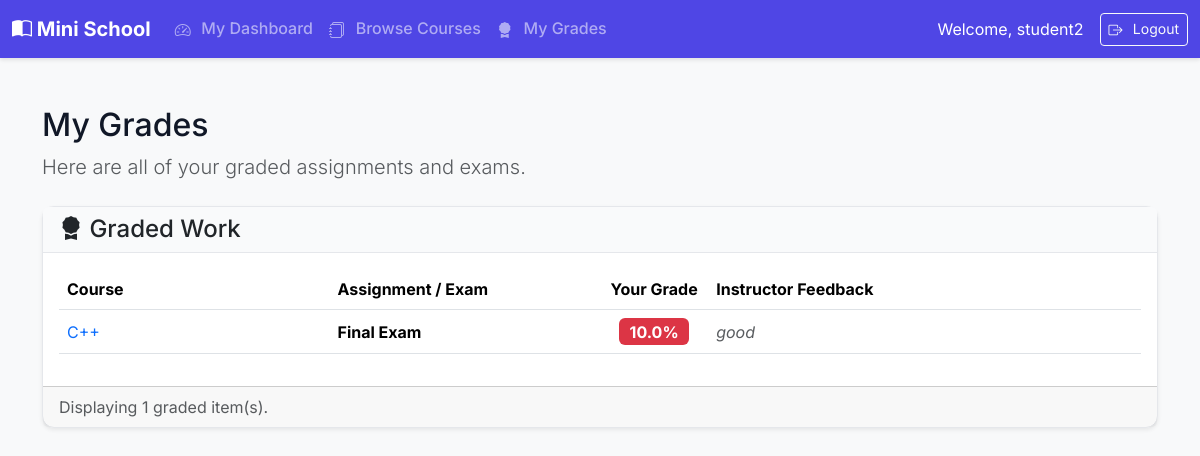
Page /student/my_grades/ (signed in) on the committed database.
### core/models.py (models this page shows, shortened)
class User(AbstractUser):
    class Role(models.TextChoices):
        EMPLOYEE = "EMPLOYEE", "Employee"
        INSTRUCTOR = "INSTRUCTOR", "Instructor"
        STUDENT = "STUDENT", "Student"
    role = models.CharField(max_length=50, choices=Role.choices)
    student_id = models.CharField(
        max_length=20,
        unique=True,
        blank=True,
        null=True,
        help_text="Required only for students."
    )
    date_of_birth = models.DateField(
        blank=True,
        null=True
    )

class Submission(models.Model):
    assignment = models.ForeignKey(Assignment, on_delete=models.CASCADE, related_name='submissions')
    student = models.ForeignKey(User, on_delete=models.CASCADE, limit_choices_to={'role': User.Role.STUDENT})
    submitted_file = models.FileField(upload_to='submissions/')
    submitted_at = models.DateTimeField(auto_now_add=True)
    grade = models.FloatField(null=True, blank=True, help_text="Grade in percentage, e.g., 85.5")
    feedback = models.TextField(blank=True, null=True)

class Assignment(models.Model):
    course = models.ForeignKey(Course, on_delete=models.CASCADE, related_name='assignments')
    title = models.CharField(max_length=200)
    description = models.TextField()
    due_date = models.DateTimeField()

class Course(models.Model):
    title = models.CharField(max_length=200)
    description = models.TextField()
    category = models.ForeignKey(Category, on_delete=models.PROTECT, related_name='courses')
    instructor = models.ForeignKey(
        User,
        on_delete=models.SET_NULL,
        null=True,
        blank=True,
        limit_choices_to={'role': User.Role.INSTRUCTOR}
    )
    created_at = models.DateTimeField(auto_now_add=True)

### core/views.py (the view)
# urls.py: path('student/my_grades/', views.student_my_grades, name='student_my_grades'),
@student_required
def student_my_grades(request):
    submissions = Submission.objects.filter(student=request.user, grade__isnull=False).select_related('assignment', 'assignment__course').order_by('-submitted_at')
    context = {'submissions': submissions}
    return render(request, 'student/my_grades.html', context)

### templates/student/my_grades.html (shortened to what this page needs)
{% extends 'base.html' %}
{% block content %}
<div class="mb-4">
    <h1 class="h2">My Grades</h1>
    <p class="lead text-muted">Here are all of your graded assignments and exams.</p>
</div>
<div class="card shadow-sm">
    <div class="card-header">
        <h4 class="mb-0"><i class="bi bi-award-fill"></i> Graded Work</h4>
    </div>
    <div class="card-body">
        <div class="table-responsive">
            <table class="table table-hover align-middle">
                <thead>
                    <tr>
                        <th style="width: 25%;">Course</th>
                        <th style="width: 25%;">Assignment / Exam</th>
                        <th style="width: 10%;" class="text-center">Your Grade</th>
                        <th style="width: 40%;">Instructor Feedback</th>
                    </tr>
                </thead>
                <tbody>
                    {% for sub in submissions %}
                    <tr>
                        <td>
                            <a href="{% url 'student_course_detail' sub.assignment.course.id %}" class="text-decoration-none">
                                {{ sub.assignment.course.title }}
                            </a>
                        </td>
                        <td>
                            <strong>{{ sub.assignment.title }}</strong>
                        </td>
                        <td class="text-center">
                            <span class="badge fs-6
                                {% if sub.grade >= 85 %}bg-success
                                {% elif sub.grade >= 70 %}bg-primary
                                {% elif sub.grade >= 50 %}bg-warning text-dark
                                {% else %}bg-danger
                                {% endif %}">
                                {{ sub.grade }}%
                            </span>
                        </td>
                        <td>
                            <p class="mb-0 fst-italic text-muted">
                                {{ sub.feedback|default:"No feedback was provided."|linebreaksbr }}
                            </p>
                        </td>
                    </tr>
                    {% endfor %}
                </tbody>
            </table>
        </div>
    </div>
    <div class="card-footer text-muted">
        Displaying {{ submissions.count }} graded item(s).
    </div>
</div>
{% endblock %}

### templates/base.html (shortened to what this page needs)
{% load static %}
<!doctype html>
<html lang="en">
<head>
    <link href="https://cdn.jsdelivr.net/npm/bootstrap@5.3.2/dist/css/bootstrap.min.css" rel="stylesheet">
    <link rel="stylesheet" href="{% static 'css/custom.css' %}">
</head>
<body>
<nav class="navbar navbar-expand-lg navbar-dark bg-dark">
    <div class="container-fluid">
        <a class="navbar-brand" href="{% if user.is_authenticated %}{% url 'dashboard' %}{% else %}{% url 'login' %}{% endif %}">
            <i class="bi bi-book-half"></i> Mini School
        </a>
        <div class="collapse navbar-collapse" id="navbarNav">
            <ul class="navbar-nav me-auto mb-2 mb-lg-0">
                {% if user.is_authenticated %}
                    {% if user.role == 'EMPLOYEE' %}
                        <li class="nav-item dropdown">
                            <a class="nav-link dropdown-toggle" href="#" role="button" data-bs-toggle="dropdown" aria-expanded="false">
                                <i class="bi bi-people-fill"></i> Manage Users
                            </a>
                            <ul class="dropdown-menu">
                                <li><a class="dropdown-item" href="{% url 'user_list' 'STUDENT' %}"><i class="bi bi-person"></i> Students</a></li>
                                <li><a class="dropdown-item" href="{% url 'user_list' 'INSTRUCTOR' %}"><i class="bi bi-person-video3"></i> Instructors</a></li>
                            </ul>
                        </li>
                        <li class="nav-item dropdown">
                            <a class="nav-link dropdown-toggle" href="#" role="button" data-bs-toggle="dropdown" aria-expanded="false">
                                <i class="bi bi-gear-fill"></i> System
                            </a>
                            <ul class="dropdown-menu">
                                <li><a class="dropdown-item" href="{% url 'course_list_create' %}"><i class="bi bi-journal-bookmark-fill"></i> Manage Courses</a></li>
                                <li><a class="dropdown-item" href="{% url 'category_list_create' %}"><i class="bi bi-tags-fill"></i> Manage Categories</a></li>
                                <li><a class="dropdown-item" href="{% url 'manage_enrollments' %}"><i class="bi bi-person-check-fill"></i> Manage Enrollments</a></li>
                                <li><a class="dropdown-item" href="{% url 'manage_schedules' %}"><i class="bi bi-calendar-week"></i> Manage Schedules</a></li>
                                <li><hr class="dropdown-divider"></li>
                                <li><a class="dropdown-item" href="{% url 'view_reviews' %}"><i class="bi bi-star-half"></i> View Reviews</a></li>
                            </ul>
                        </li>
                    {% elif user.role == 'STUDENT' %}
                        <li class="nav-item"><a class="nav-link" href="{% url 'student_dashboard' %}"><i class="bi bi-speedometer2"></i> My Dashboard</a></li>
                        <li class="nav-item"><a class="nav-link" href="{% url 'student_course_list' %}"><i class="bi bi-journals"></i> Browse Courses</a></li>
                        <li class="nav-item"><a class="nav-link" href="{% url 'student_my_grades' %}"><i class="bi bi-award-fill"></i> My Grades</a></li>
                    {% endif %}
                {% endif %}
            </ul>
            <div class="d-flex align-items-center">
                {% if user.is_authenticated %}
                    <span class="navbar-text text-white me-3">
                        Welcome, {{ user.username }}
                    </span>
                    <form method="post" action="{% url 'logout' %}">
                        <button type="submit" class="btn btn-outline-light btn-sm"><i class="bi bi-box-arrow-right"></i> Logout</button>
                    </form>
                {% else %}
                     <a href="{% url 'login' %}" class="btn btn-outline-light"><i class="bi bi-box-arrow-in-right"></i> Login</a>
                {% endif %}
            </div>
        </div>
    </div>
</nav>
<main class="container my-5">
    {% block content %}
    {% endblock %}
</main>
</body>
</html>

### static/css/custom.css (style rules this page uses)
:root { --primary-color: #4f46e5; --secondary-color: #6b7280; --background-color: #f8f9fa; --surface-color: #ffffff; --text-color: #111827; --border-color: #e5e7eb; }
body { font-family: 'Inter', sans-serif; background-color: var(--background-color); color: var(--text-color); }
.navbar.bg-dark { background-color: var(--primary-color) !important; box-shadow: 0 2px 4px rgba(0,0,0,0.1); }
.navbar-brand { font-weight: 700; font-size: 1.25rem; }
.nav-link { font-weight: 500; }
.card { border: 1px solid var(--border-color); border-radius: 0.75rem; background-color: var(--surface-color); }
.card-header { background-color: #f9fafb; border-bottom: 1px solid var(--border-color); font-weight: 600; }
.btn i, .nav-link i, .dropdown-item i { margin-right: 0.4rem; vertical-align: -2px; }

### rows in the picture
User: username "student2"
Submission: assignment.course "C++", assignment "Final Exam", grade "10.0", feedback "good"

### other values in the picture
{{ submissions.count }} "1"
